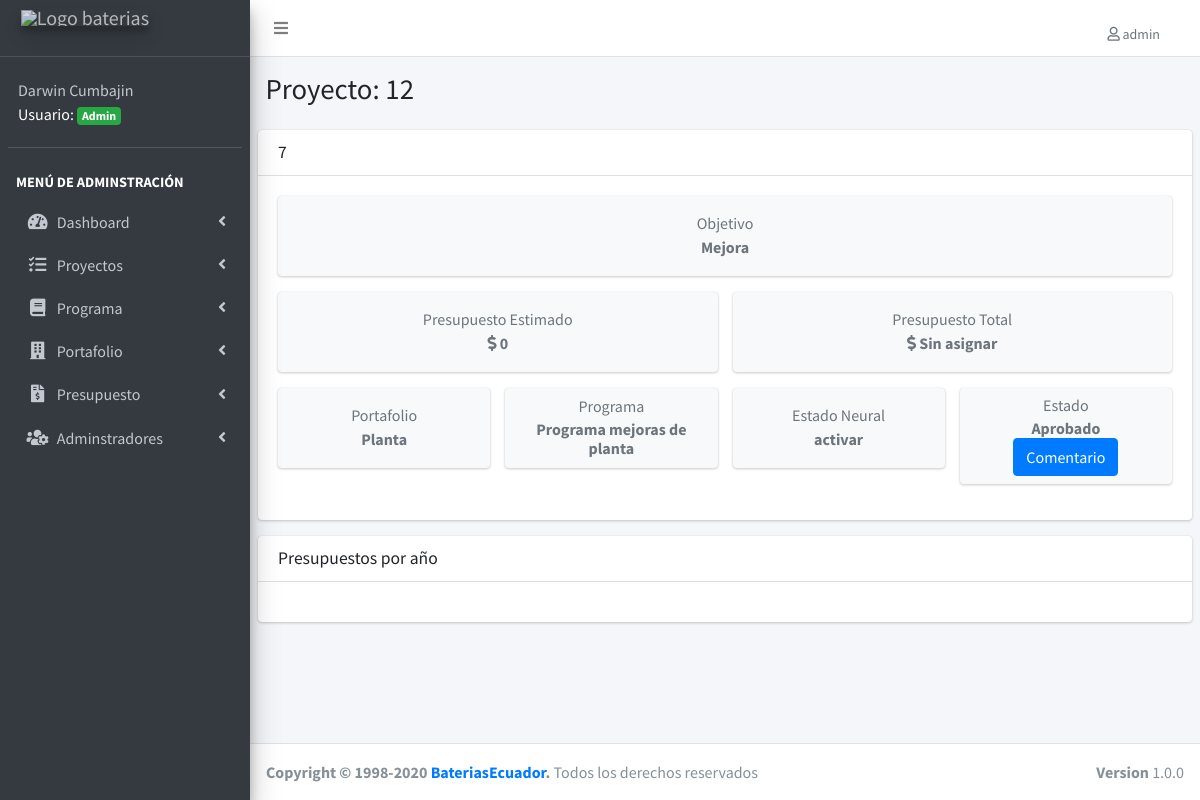
Screenshot of /detalle-proyecto.php?id=12 (signed in) with the database file from the repository.
### tables this page shows
CREATE TABLE IF NOT EXISTS `proyectos` (
  `proyecto_id` int(11) NOT NULL AUTO_INCREMENT,
  `detalle` varchar(255) NOT NULL,
  `objetivo_estrategico` varchar(100) NOT NULL,
  `presupuesto_inicial` double NOT NULL,
  `estado_neural` varchar(50) NOT NULL,
  `url_video` varchar(255) DEFAULT NULL,
  `portafolio_id` int(11) NOT NULL DEFAULT '0',
  `programa_id` int(11) NOT NULL,
  `estado_id` int(11) NOT NULL,
  `editado` datetime DEFAULT NULL,
  PRIMARY KEY (`proyecto_id`),
  UNIQUE KEY `detalle` (`detalle`),
  KEY `FK_proyectos_portafolios` (`portafolio_id`),
  KEY `FK_proyectos_programas` (`programa_id`),
  KEY `FK_proyectos_estados` (`estado_id`),
  CONSTRAINT `FK_proyectos_estados` FOREIGN KEY (`estado_id`) REFERENCES `estados` (`estado_id`),
  CONSTRAINT `FK_proyectos_portafolios` FOREIGN KEY (`portafolio_id`) REFERENCES `portafolios` (`portafolio_id`),
  CONSTRAINT `FK_proyectos_programas` FOREIGN KEY (`programa_id`) REFERENCES `programas` (`programa_id`)
);

CREATE TABLE IF NOT EXISTS `portafolios` (
  `portafolio_id` int(11) NOT NULL AUTO_INCREMENT,
  `area` varchar(50) NOT NULL DEFAULT '',
  `editado` datetime DEFAULT NULL,
  PRIMARY KEY (`portafolio_id`),
  UNIQUE KEY `area` (`area`)
);

CREATE TABLE IF NOT EXISTS `programas` (
  `programa_id` int(11) NOT NULL AUTO_INCREMENT,
  `descripcion` varchar(50) NOT NULL DEFAULT '0',
  `editado` datetime DEFAULT NULL,
  PRIMARY KEY (`programa_id`),
  UNIQUE KEY `descripcion` (`descripcion`)
);

CREATE TABLE IF NOT EXISTS `estados` (
  `estado_id` int(11) NOT NULL AUTO_INCREMENT,
  `estado` varchar(50) NOT NULL DEFAULT '',
  PRIMARY KEY (`estado_id`)
);

### detalle-proyecto.php (the view, shortened to what this page needs)
<?php
include_once('funciones/funciones.php');
include_once('templates/header.php');
$id = $_GET['id'];
include_once('templates/barra.php');
include_once('templates/navegacion.php');
?>
<div class="content-wrapper">
  <section class="content-header">
    <div class="container-fluid">
      <div class="row mb-2">
        <div class="col-sm-6">
          <h1>Proyecto: <?php echo $id ?> </h1>
        </div>
      </div>
    </div>
  </section>
  <section class="content">
    <?php
    try {
      $sql = "SELECT proyecto_id, detalle,url_video, objetivo_estrategico, presupuesto_inicial, estado_neural, estados.estado_id, estado, area, descripcion ";
      $sql .= " FROM proyectos ";
      $sql .= " INNER JOIN portafolios ";
      $sql .= " ON proyectos.portafolio_id = portafolios.portafolio_id ";
      $sql .= " INNER JOIN programas ";
      $sql .= " ON proyectos.programa_id=programas.programa_id ";
      $sql .= " INNER JOIN estados ";
      $sql .= " ON proyectos.estado_id=estados.estado_id ";
      $sql .= " WHERE proyecto_id = $id ";
      $resultado = $conn->query($sql);
      $proyecto = $resultado->fetch_assoc();
    } catch (Exception $e) {
      echo "Error: " . $e->getMessage();
    }
    ?>
    <div class="card">
      <div class="card-header">
        <h3 class="card-title"><?php echo $proyecto['detalle'] ?></h3>
      </div>
      <div class="card-body">
        <div class="row">
          <?php
          $cartel = "col-10";
          if ($proyecto['url_video'] !== "") {
            $video = "col-2";
            $cartel = "col-10"; ?>
            <div class="<?php echo $video ?>">
              <div class="small-box bg-danger">
                <div class="inner">
                  <p>Video</p>
                </div>
                <div class="icon">
                  <i class="fab fa-youtube"></i>
                </div>
                <a href="<?php echo $proyecto['url_video'] ?>" class="small-box-footer">Ir <i class="fas fa-arrow-circle-right"></i></a>
              </div>
            </div>
          <?php } else {
            $cartel = "col-12";
          }
          ?>
          <div class="<?php echo $cartel ?>">
            <div class="info-box bg-light">
              <div class="info-box-content">
                <span class="info-box-text text-center text-muted">Objetivo</span>
                <span class="info-box-number text-center text-muted mb-0"> <?php echo $proyecto['objetivo_estrategico'] ?> </span>
              </div>
            </div>
          </div>
        </div>
        <div class="row">
          <div class="col-6 ">
            <div class="info-box bg-light">
              <div class="info-box-content">
                <span class="info-box-text text-center text-muted">Presupuesto Estimado</span>
                <span class="info-box-number text-center text-muted mb-0"> <i class="fas fa-dollar-sign"></i> <?php echo $proyecto['presupuesto_inicial'] ?> </span>
              </div>
            </div>
          </div>
          <div class="col-6">
            <?php
            $sql = " SELECT  SUM(presupuesto) AS total FROM cuentas ";
            $sql .= " INNER JOIN registros ON registros.registros_id = cuentas.registros_id ";
            $sql .= " WHERE proyecto_id = $id ";
            $resultado = $conn->query($sql);
            $registrados = $resultado->fetch_assoc();
            ?>
            <div class="info-box bg-light">
              <div class="info-box-content">
                <span class="info-box-text text-center text-muted">Presupuesto Total</span>
                <span class="info-box-number text-center text-muted mb-0"> <i class="fas fa-dollar-sign"></i>
                  <?php
                  if ($registrados['total'] == null) {
                    echo 'Sin asignar';
                  } else {
                    echo  $registrados['total'];
                  }
                  ?>
                </span>
              </div>
            </div>
          </div>
        </div>
        <div class="row">
          <div class="col-12 col-sm-3">
            <div class="info-box bg-light">
              <div class="info-box-content">
                <span class="info-box-text text-center text-muted">Portafolio</span>
                <span class="info-box-number text-center text-muted mb-0"> <?php echo $proyecto['area'] ?> </span>
              </div>
            </div>
          </div>
          <div class="col-12 col-sm-3">
            <div class="info-box bg-light">
              <div class="info-box-content">
                <span class="info-box-text text-center text-muted">Programa</span>
                <span class="info-box-number text-center text-muted mb-0"><?php echo $proyecto['descripcion'] ?></span>
              </div>
            </div>
          </div>
          <div class="col-12 col-sm-3">
            <div class="info-box bg-light">
              <div class="info-box-content">
                <span class="info-box-text text-center text-muted">Estado Neural</span>
                <span class="info-box-number text-center text-muted mb-0"> <?php echo $proyecto['estado_neural'] ?></span></div>
            </div>
          </div>
          <div class="col-12 col-sm-3">
            <div class="info-box bg-light">
              <div class="info-box-content">
                <span class="info-box-text text-center text-muted">Estado</span>
                <span class="info-box-number text-center text-muted mb-0"><?php echo $proyecto['estado'] ?>
                  <button type="button" class="btn btn-primary" data-toggle="modal" data-target="#exampleModal">
                    Comentario
                  </button>
                </span>
              </div>
            </div>
          </div>
        </div>
      </div>
    </div>
    <div class="card">
      <div class="card-header">
        <h3 class="card-title">Presupuestos por año</h3>
      </div>
      <div class="card-body">
      </div>
    </div>
  </section>
</div>
<?php
include_once('templates/footer.php');
?>

### rows the page displays
proyectos: detalle "7", objetivo_estrategico "Mejora", presupuesto_inicial "0", portafolio.area "Planta", programa.descripcion "Programa mejoras de planta", estado_neural "activar", estado.estado "Aprobado"

### other values shown
$_SESSION['usuario'] "admin"
$_SESSION['nombre'] "Darwin Cumbajin"
$id "12"
